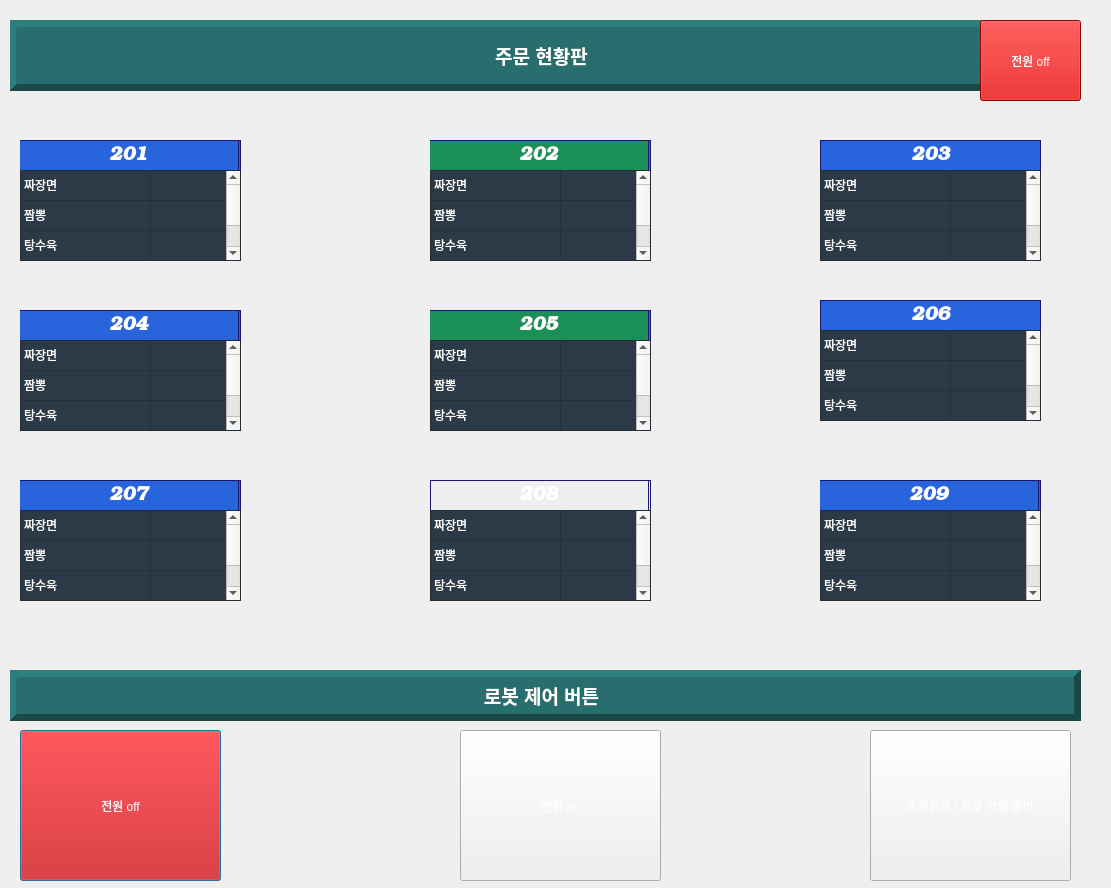
<?xml version="1.0" encoding="UTF-8"?>
<ui version="4.0">
 <class>Dialog</class>
 <widget class="QDialog" name="Dialog">
  <property name="geometry">
   <rect>
    <x>0</x>
    <y>0</y>
    <width>1111</width>
    <height>888</height>
   </rect>
  </property>
  <property name="windowTitle">
   <string>Dialog</string>
  </property>
  <property name="styleSheet">
   <string notr="true">QTableWidget::item {
    color: rgb(255, 255, 255);
}
</string>
  </property>
  <widget class="QWidget" name="widget" native="true">
   <property name="geometry">
    <rect>
     <x>0</x>
     <y>0</y>
     <width>1151</width>
     <height>891</height>
    </rect>
   </property>
   <property name="styleSheet">
    <string notr="true">
background-color: rgb(31, 38, 42);  /* 배경 색상 */


배경과 살짝 구분 가능 */
background-color: rgb(43, 57, 69)</string>
   </property>
   <widget class="QFrame" name="frame">
    <property name="geometry">
     <rect>
      <x>10</x>
      <y>20</y>
      <width>1061</width>
      <height>71</height>
     </rect>
    </property>
    <property name="styleSheet">
     <string notr="true">background-color: rgb(40, 110, 110);  /* 베이지 색 */
</string>
    </property>
    <property name="frameShape">
     <enum>QFrame::Panel</enum>
    </property>
    <property name="frameShadow">
     <enum>QFrame::Raised</enum>
    </property>
    <property name="lineWidth">
     <number>7</number>
    </property>
    <property name="midLineWidth">
     <number>2</number>
    </property>
    <widget class="QLabel" name="label">
     <property name="geometry">
      <rect>
       <x>6</x>
       <y>10</y>
       <width>1051</width>
       <height>51</height>
      </rect>
     </property>
     <property name="font">
      <font>
       <pointsize>14</pointsize>
       <weight>75</weight>
       <bold>true</bold>
      </font>
     </property>
     <property name="styleSheet">
      <string notr="true">QLabel {
    color: rgb(255, 255, 255);
}

</string>
     </property>
     <property name="text">
      <string>주문 현황판</string>
     </property>
     <property name="alignment">
      <set>Qt::AlignCenter</set>
     </property>
    </widget>
   </widget>
   <widget class="QFrame" name="frame_61">
    <property name="geometry">
     <rect>
      <x>20</x>
      <y>140</y>
      <width>221</width>
      <height>31</height>
     </rect>
    </property>
    <property name="styleSheet">
     <string notr="true">background-color: rgb(40, 100, 220);  /* 약간 짙은 파랑색 배경 */
color: rgb(255, 255, 255);          /* 흰색 글자 */
border: 0.5px solid rgb(25, 25, 112);  /* 매우 얇은 테두리, 배경과 거의 구별할 수 없음 */
</string>
    </property>
    <property name="frameShape">
     <enum>QFrame::StyledPanel</enum>
    </property>
    <property name="frameShadow">
     <enum>QFrame::Raised</enum>
    </property>
    <widget class="QLabel" name="label_101">
     <property name="geometry">
      <rect>
       <x>-2</x>
       <y>0</y>
       <width>221</width>
       <height>31</height>
      </rect>
     </property>
     <property name="font">
      <font>
       <family>URW Bookman</family>
       <pointsize>14</pointsize>
       <weight>75</weight>
       <italic>true</italic>
       <bold>true</bold>
      </font>
     </property>
     <property name="text">
      <string>201</string>
     </property>
     <property name="alignment">
      <set>Qt::AlignCenter</set>
     </property>
    </widget>
   </widget>
   <widget class="QTableWidget" name="tableWidget_2">
    <property name="geometry">
     <rect>
      <x>20</x>
      <y>170</y>
      <width>221</width>
      <height>91</height>
     </rect>
    </property>
    <property name="styleSheet">
     <string notr="true">QTableWidget {
    background-color: rgb(44, 58, 71);
}
</string>
    </property>
    <property name="horizontalScrollBarPolicy">
     <enum>Qt::ScrollBarAlwaysOff</enum>
    </property>
    <property name="sizeAdjustPolicy">
     <enum>QAbstractScrollArea::AdjustIgnored</enum>
    </property>
    <property name="rowCount">
     <number>3</number>
    </property>
    <property name="columnCount">
     <number>2</number>
    </property>
    <attribute name="horizontalHeaderVisible">
     <bool>false</bool>
    </attribute>
    <attribute name="horizontalHeaderMinimumSectionSize">
     <number>60</number>
    </attribute>
    <attribute name="horizontalHeaderDefaultSectionSize">
     <number>130</number>
    </attribute>
    <attribute name="verticalHeaderVisible">
     <bool>false</bool>
    </attribute>
    <attribute name="verticalHeaderHighlightSections">
     <bool>true</bool>
    </attribute>
    <row/>
    <row/>
    <row/>
    <column/>
    <column/>
    <item row="0" column="0">
     <property name="text">
      <string>짜장면</string>
     </property>
    </item>
    <item row="1" column="0">
     <property name="text">
      <string>짬뽕</string>
     </property>
    </item>
    <item row="2" column="0">
     <property name="text">
      <string>탕수육</string>
     </property>
    </item>
   </widget>
   <widget class="QFrame" name="frame_62">
    <property name="geometry">
     <rect>
      <x>430</x>
      <y>140</y>
      <width>221</width>
      <height>31</height>
     </rect>
    </property>
    <property name="styleSheet">
     <string notr="true">background-color: rgb(24,144,88)
;  /* 약간 짙은 파랑색 배경 */
color: rgb(255, 255, 255);          /* 흰색 글자 */
border: 0.5px solid rgb(25, 25, 112);  /* 매우 얇은 테두리, 배경과 거의 구별할 수 없음 */
</string>
    </property>
    <property name="frameShape">
     <enum>QFrame::StyledPanel</enum>
    </property>
    <property name="frameShadow">
     <enum>QFrame::Raised</enum>
    </property>
    <widget class="QLabel" name="label_104">
     <property name="geometry">
      <rect>
       <x>-2</x>
       <y>0</y>
       <width>221</width>
       <height>31</height>
      </rect>
     </property>
     <property name="font">
      <font>
       <family>URW Bookman</family>
       <pointsize>14</pointsize>
       <weight>75</weight>
       <italic>true</italic>
       <bold>true</bold>
      </font>
     </property>
     <property name="text">
      <string>202</string>
     </property>
     <property name="alignment">
      <set>Qt::AlignCenter</set>
     </property>
    </widget>
   </widget>
   <widget class="QTableWidget" name="tableWidget_3">
    <property name="geometry">
     <rect>
      <x>430</x>
      <y>170</y>
      <width>221</width>
      <height>91</height>
     </rect>
    </property>
    <property name="styleSheet">
     <string notr="true">QTableWidget {
    background-color: rgb(44, 58, 71);
}
</string>
    </property>
    <property name="horizontalScrollBarPolicy">
     <enum>Qt::ScrollBarAlwaysOff</enum>
    </property>
    <property name="sizeAdjustPolicy">
     <enum>QAbstractScrollArea::AdjustIgnored</enum>
    </property>
    <property name="rowCount">
     <number>3</number>
    </property>
    <property name="columnCount">
     <number>2</number>
    </property>
    <attribute name="horizontalHeaderVisible">
     <bool>false</bool>
    </attribute>
    <attribute name="horizontalHeaderMinimumSectionSize">
     <number>60</number>
    </attribute>
    <attribute name="horizontalHeaderDefaultSectionSize">
     <number>130</number>
    </attribute>
    <attribute name="verticalHeaderVisible">
     <bool>false</bool>
    </attribute>
    <attribute name="verticalHeaderHighlightSections">
     <bool>true</bool>
    </attribute>
    <row/>
    <row/>
    <row/>
    <column/>
    <column/>
    <item row="0" column="0">
     <property name="text">
      <string>짜장면</string>
     </property>
    </item>
    <item row="1" column="0">
     <property name="text">
      <string>짬뽕</string>
     </property>
    </item>
    <item row="2" column="0">
     <property name="text">
      <string>탕수육</string>
     </property>
    </item>
   </widget>
   <widget class="QFrame" name="frame_63">
    <property name="geometry">
     <rect>
      <x>820</x>
      <y>140</y>
      <width>221</width>
      <height>31</height>
     </rect>
    </property>
    <property name="styleSheet">
     <string notr="true">background-color: rgb(40, 100, 220);  /* 약간 짙은 파랑색 배경 */
color: rgb(255, 255, 255);          /* 흰색 글자 */
border: 0.5px solid rgb(25, 25, 112);  /* 매우 얇은 테두리, 배경과 거의 구별할 수 없음 */
</string>
    </property>
    <property name="frameShape">
     <enum>QFrame::StyledPanel</enum>
    </property>
    <property name="frameShadow">
     <enum>QFrame::Raised</enum>
    </property>
    <widget class="QLabel" name="label_105">
     <property name="geometry">
      <rect>
       <x>0</x>
       <y>0</y>
       <width>221</width>
       <height>31</height>
      </rect>
     </property>
     <property name="font">
      <font>
       <family>URW Bookman</family>
       <pointsize>14</pointsize>
       <weight>75</weight>
       <italic>true</italic>
       <bold>true</bold>
      </font>
     </property>
     <property name="text">
      <string>203</string>
     </property>
     <property name="alignment">
      <set>Qt::AlignCenter</set>
     </property>
    </widget>
   </widget>
   <widget class="QTableWidget" name="tableWidget_4">
    <property name="geometry">
     <rect>
      <x>820</x>
      <y>170</y>
      <width>221</width>
      <height>91</height>
     </rect>
    </property>
    <property name="styleSheet">
     <string notr="true">QTableWidget {
    background-color: rgb(44, 58, 71);
}
</string>
    </property>
    <property name="horizontalScrollBarPolicy">
     <enum>Qt::ScrollBarAlwaysOff</enum>
    </property>
    <property name="sizeAdjustPolicy">
     <enum>QAbstractScrollArea::AdjustIgnored</enum>
    </property>
    <property name="rowCount">
     <number>3</number>
    </property>
    <property name="columnCount">
     <number>2</number>
    </property>
    <attribute name="horizontalHeaderVisible">
     <bool>false</bool>
    </attribute>
    <attribute name="horizontalHeaderMinimumSectionSize">
     <number>60</number>
    </attribute>
    <attribute name="horizontalHeaderDefaultSectionSize">
     <number>130</number>
    </attribute>
    <attribute name="verticalHeaderVisible">
     <bool>false</bool>
    </attribute>
    <attribute name="verticalHeaderHighlightSections">
     <bool>true</bool>
    </attribute>
    <row/>
    <row/>
    <row/>
    <column/>
    <column/>
    <item row="0" column="0">
     <property name="text">
      <string>짜장면</string>
     </property>
    </item>
    <item row="1" column="0">
     <property name="text">
      <string>짬뽕</string>
     </property>
    </item>
    <item row="2" column="0">
     <property name="text">
      <string>탕수육</string>
     </property>
    </item>
   </widget>
   <widget class="QFrame" name="frame_64">
    <property name="geometry">
     <rect>
      <x>20</x>
      <y>310</y>
      <width>221</width>
      <height>31</height>
     </rect>
    </property>
    <property name="styleSheet">
     <string notr="true">background-color: rgb(40, 100, 220);  /* 약간 짙은 파랑색 배경 */
color: rgb(255, 255, 255);          /* 흰색 글자 */
border: 0.5px solid rgb(25, 25, 112);  /* 매우 얇은 테두리, 배경과 거의 구별할 수 없음 */
</string>
    </property>
    <property name="frameShape">
     <enum>QFrame::StyledPanel</enum>
    </property>
    <property name="frameShadow">
     <enum>QFrame::Raised</enum>
    </property>
    <widget class="QLabel" name="label_106">
     <property name="geometry">
      <rect>
       <x>-2</x>
       <y>0</y>
       <width>221</width>
       <height>31</height>
      </rect>
     </property>
     <property name="font">
      <font>
       <family>URW Bookman</family>
       <pointsize>14</pointsize>
       <weight>75</weight>
       <italic>true</italic>
       <bold>true</bold>
      </font>
     </property>
     <property name="text">
      <string>204</string>
     </property>
     <property name="alignment">
      <set>Qt::AlignCenter</set>
     </property>
    </widget>
   </widget>
   <widget class="QTableWidget" name="tableWidget_5">
    <property name="geometry">
     <rect>
      <x>20</x>
      <y>340</y>
      <width>221</width>
      <height>91</height>
     </rect>
    </property>
    <property name="styleSheet">
     <string notr="true">QTableWidget {
    background-color: rgb(44, 58, 71);
}
</string>
    </property>
    <property name="horizontalScrollBarPolicy">
     <enum>Qt::ScrollBarAlwaysOff</enum>
    </property>
    <property name="sizeAdjustPolicy">
     <enum>QAbstractScrollArea::AdjustIgnored</enum>
    </property>
    <property name="rowCount">
     <number>3</number>
    </property>
    <property name="columnCount">
     <number>2</number>
    </property>
    <attribute name="horizontalHeaderVisible">
     <bool>false</bool>
    </attribute>
    <attribute name="horizontalHeaderMinimumSectionSize">
     <number>60</number>
    </attribute>
    <attribute name="horizontalHeaderDefaultSectionSize">
     <number>130</number>
    </attribute>
    <attribute name="verticalHeaderVisible">
     <bool>false</bool>
    </attribute>
    <attribute name="verticalHeaderHighlightSections">
     <bool>true</bool>
    </attribute>
    <row/>
    <row/>
    <row/>
    <column/>
    <column/>
    <item row="0" column="0">
     <property name="text">
      <string>짜장면</string>
     </property>
    </item>
    <item row="1" column="0">
     <property name="text">
      <string>짬뽕</string>
     </property>
    </item>
    <item row="2" column="0">
     <property name="text">
      <string>탕수육</string>
     </property>
    </item>
   </widget>
   <widget class="QFrame" name="frame_65">
    <property name="geometry">
     <rect>
      <x>430</x>
      <y>310</y>
      <width>221</width>
      <height>31</height>
     </rect>
    </property>
    <property name="styleSheet">
     <string notr="true">background-color: rgb(24,144,88);  /* 약간 짙은 파랑색 배경 */
color: rgb(255, 255, 255);          /* 흰색 글자 */
border: 0.5px solid rgb(25, 25, 112);  /* 매우 얇은 테두리, 배경과 거의 구별할 수 없음 */
</string>
    </property>
    <property name="frameShape">
     <enum>QFrame::StyledPanel</enum>
    </property>
    <property name="frameShadow">
     <enum>QFrame::Raised</enum>
    </property>
    <widget class="QLabel" name="label_107">
     <property name="geometry">
      <rect>
       <x>-2</x>
       <y>0</y>
       <width>221</width>
       <height>31</height>
      </rect>
     </property>
     <property name="font">
      <font>
       <family>URW Bookman</family>
       <pointsize>14</pointsize>
       <weight>75</weight>
       <italic>true</italic>
       <bold>true</bold>
      </font>
     </property>
     <property name="text">
      <string>205</string>
     </property>
     <property name="alignment">
      <set>Qt::AlignCenter</set>
     </property>
    </widget>
   </widget>
   <widget class="QTableWidget" name="tableWidget_6">
    <property name="geometry">
     <rect>
      <x>430</x>
      <y>340</y>
      <width>221</width>
      <height>91</height>
     </rect>
    </property>
    <property name="styleSheet">
     <string notr="true">QTableWidget {
    background-color: rgb(44, 58, 71);
}
</string>
    </property>
    <property name="horizontalScrollBarPolicy">
     <enum>Qt::ScrollBarAlwaysOff</enum>
    </property>
    <property name="sizeAdjustPolicy">
     <enum>QAbstractScrollArea::AdjustIgnored</enum>
    </property>
    <property name="rowCount">
     <number>3</number>
    </property>
    <property name="columnCount">
     <number>2</number>
    </property>
    <attribute name="horizontalHeaderVisible">
     <bool>false</bool>
    </attribute>
    <attribute name="horizontalHeaderMinimumSectionSize">
     <number>60</number>
    </attribute>
    <attribute name="horizontalHeaderDefaultSectionSize">
     <number>130</number>
    </attribute>
    <attribute name="verticalHeaderVisible">
     <bool>false</bool>
    </attribute>
    <attribute name="verticalHeaderHighlightSections">
     <bool>true</bool>
    </attribute>
    <row/>
    <row/>
    <row/>
    <column/>
    <column/>
    <item row="0" column="0">
     <property name="text">
      <string>짜장면</string>
     </property>
    </item>
    <item row="1" column="0">
     <property name="text">
      <string>짬뽕</string>
     </property>
    </item>
    <item row="2" column="0">
     <property name="text">
      <string>탕수육</string>
     </property>
    </item>
   </widget>
   <widget class="QFrame" name="frame_66">
    <property name="geometry">
     <rect>
      <x>820</x>
      <y>300</y>
      <width>221</width>
      <height>31</height>
     </rect>
    </property>
    <property name="styleSheet">
     <string notr="true">background-color: rgb(40, 100, 220);  /* 약간 짙은 파랑색 배경 */
color: rgb(255, 255, 255);          /* 흰색 글자 */
border: 0.5px solid rgb(25, 25, 112);  /* 매우 얇은 테두리, 배경과 거의 구별할 수 없음 */
</string>
    </property>
    <property name="frameShape">
     <enum>QFrame::StyledPanel</enum>
    </property>
    <property name="frameShadow">
     <enum>QFrame::Raised</enum>
    </property>
    <widget class="QLabel" name="label_109">
     <property name="geometry">
      <rect>
       <x>0</x>
       <y>0</y>
       <width>221</width>
       <height>31</height>
      </rect>
     </property>
     <property name="font">
      <font>
       <family>URW Bookman</family>
       <pointsize>14</pointsize>
       <weight>75</weight>
       <italic>true</italic>
       <bold>true</bold>
      </font>
     </property>
     <property name="text">
      <string>206</string>
     </property>
     <property name="alignment">
      <set>Qt::AlignCenter</set>
     </property>
    </widget>
   </widget>
   <widget class="QTableWidget" name="tableWidget_7">
    <property name="geometry">
     <rect>
      <x>820</x>
      <y>330</y>
      <width>221</width>
      <height>91</height>
     </rect>
    </property>
    <property name="styleSheet">
     <string notr="true">QTableWidget {
    background-color: rgb(44, 58, 71);
}
</string>
    </property>
    <property name="horizontalScrollBarPolicy">
     <enum>Qt::ScrollBarAlwaysOff</enum>
    </property>
    <property name="sizeAdjustPolicy">
     <enum>QAbstractScrollArea::AdjustIgnored</enum>
    </property>
    <property name="rowCount">
     <number>3</number>
    </property>
    <property name="columnCount">
     <number>2</number>
    </property>
    <attribute name="horizontalHeaderVisible">
     <bool>false</bool>
    </attribute>
    <attribute name="horizontalHeaderMinimumSectionSize">
     <number>60</number>
    </attribute>
    <attribute name="horizontalHeaderDefaultSectionSize">
     <number>130</number>
    </attribute>
    <attribute name="verticalHeaderVisible">
     <bool>false</bool>
    </attribute>
    <attribute name="verticalHeaderHighlightSections">
     <bool>true</bool>
    </attribute>
    <row/>
    <row/>
    <row/>
    <column/>
    <column/>
    <item row="0" column="0">
     <property name="text">
      <string>짜장면</string>
     </property>
    </item>
    <item row="1" column="0">
     <property name="text">
      <string>짬뽕</string>
     </property>
    </item>
    <item row="2" column="0">
     <property name="text">
      <string>탕수육</string>
     </property>
    </item>
   </widget>
   <widget class="QFrame" name="frame_67">
    <property name="geometry">
     <rect>
      <x>20</x>
      <y>480</y>
      <width>221</width>
      <height>31</height>
     </rect>
    </property>
    <property name="styleSheet">
     <string notr="true">background-color: rgb(40, 100, 220);  /* 약간 짙은 파랑색 배경 */
color: rgb(255, 255, 255);          /* 흰색 글자 */
border: 0.5px solid rgb(25, 25, 112);  /* 매우 얇은 테두리, 배경과 거의 구별할 수 없음 */
</string>
    </property>
    <property name="frameShape">
     <enum>QFrame::StyledPanel</enum>
    </property>
    <property name="frameShadow">
     <enum>QFrame::Raised</enum>
    </property>
    <widget class="QLabel" name="label_110">
     <property name="geometry">
      <rect>
       <x>-2</x>
       <y>0</y>
       <width>221</width>
       <height>31</height>
      </rect>
     </property>
     <property name="font">
      <font>
       <family>URW Bookman</family>
       <pointsize>14</pointsize>
       <weight>75</weight>
       <italic>true</italic>
       <bold>true</bold>
      </font>
     </property>
     <property name="text">
      <string>207</string>
     </property>
     <property name="alignment">
      <set>Qt::AlignCenter</set>
     </property>
    </widget>
   </widget>
   <widget class="QTableWidget" name="tableWidget_8">
    <property name="geometry">
     <rect>
      <x>20</x>
      <y>510</y>
      <width>221</width>
      <height>91</height>
     </rect>
    </property>
    <property name="styleSheet">
     <string notr="true">QTableWidget {
    background-color: rgb(44, 58, 71);
}
</string>
    </property>
    <property name="horizontalScrollBarPolicy">
     <enum>Qt::ScrollBarAlwaysOff</enum>
    </property>
    <property name="sizeAdjustPolicy">
     <enum>QAbstractScrollArea::AdjustIgnored</enum>
    </property>
    <property name="rowCount">
     <number>3</number>
    </property>
    <property name="columnCount">
     <number>2</number>
    </property>
    <attribute name="horizontalHeaderVisible">
     <bool>false</bool>
    </attribute>
    <attribute name="horizontalHeaderMinimumSectionSize">
     <number>60</number>
    </attribute>
    <attribute name="horizontalHeaderDefaultSectionSize">
     <number>130</number>
    </attribute>
    <attribute name="verticalHeaderVisible">
     <bool>false</bool>
    </attribute>
    <attribute name="verticalHeaderHighlightSections">
     <bool>true</bool>
    </attribute>
    <row/>
    <row/>
    <row/>
    <column/>
    <column/>
    <item row="0" column="0">
     <property name="text">
      <string>짜장면</string>
     </property>
    </item>
    <item row="1" column="0">
     <property name="text">
      <string>짬뽕</string>
     </property>
    </item>
    <item row="2" column="0">
     <property name="text">
      <string>탕수육</string>
     </property>
    </item>
   </widget>
   <widget class="QFrame" name="frame_68">
    <property name="geometry">
     <rect>
      <x>430</x>
      <y>480</y>
      <width>221</width>
      <height>31</height>
     </rect>
    </property>
    <property name="styleSheet">
     <string notr="true">background-color: rgb(24, 144, 88
);  /* 약간 짙은 파랑색 배경 */
color: rgb(255, 255, 255);          /* 흰색 글자 */
border: 0.5px solid rgb(25, 25, 112);  /* 매우 얇은 테두리, 배경과 거의 구별할 수 없음 */
</string>
    </property>
    <property name="frameShape">
     <enum>QFrame::StyledPanel</enum>
    </property>
    <property name="frameShadow">
     <enum>QFrame::Raised</enum>
    </property>
    <widget class="QLabel" name="label_111">
     <property name="geometry">
      <rect>
       <x>-2</x>
       <y>0</y>
       <width>221</width>
       <height>31</height>
      </rect>
     </property>
     <property name="font">
      <font>
       <family>URW Bookman</family>
       <pointsize>14</pointsize>
       <weight>75</weight>
       <italic>true</italic>
       <bold>true</bold>
      </font>
     </property>
     <property name="text">
      <string>208</string>
     </property>
     <property name="alignment">
      <set>Qt::AlignCenter</set>
     </property>
    </widget>
   </widget>
   <widget class="QTableWidget" name="tableWidget_9">
    <property name="geometry">
     <rect>
      <x>430</x>
      <y>510</y>
      <width>221</width>
      <height>91</height>
     </rect>
    </property>
    <property name="styleSheet">
     <string notr="true">QTableWidget {
    background-color: rgb(44, 58, 71);
}
</string>
    </property>
    <property name="horizontalScrollBarPolicy">
     <enum>Qt::ScrollBarAlwaysOff</enum>
    </property>
    <property name="sizeAdjustPolicy">
     <enum>QAbstractScrollArea::AdjustIgnored</enum>
    </property>
    <property name="rowCount">
     <number>3</number>
    </property>
    <property name="columnCount">
     <number>2</number>
    </property>
    <attribute name="horizontalHeaderVisible">
     <bool>false</bool>
    </attribute>
    <attribute name="horizontalHeaderMinimumSectionSize">
     <number>60</number>
    </attribute>
    <attribute name="horizontalHeaderDefaultSectionSize">
     <number>130</number>
    </attribute>
    <attribute name="verticalHeaderVisible">
     <bool>false</bool>
    </attribute>
    <attribute name="verticalHeaderHighlightSections">
     <bool>true</bool>
    </attribute>
    <row/>
    <row/>
    <row/>
    <column/>
    <column/>
    <item row="0" column="0">
     <property name="text">
      <string>짜장면</string>
     </property>
    </item>
    <item row="1" column="0">
     <property name="text">
      <string>짬뽕</string>
     </property>
    </item>
    <item row="2" column="0">
     <property name="text">
      <string>탕수육</string>
     </property>
    </item>
   </widget>
   <widget class="QFrame" name="frame_69">
    <property name="geometry">
     <rect>
      <x>820</x>
      <y>480</y>
      <width>221</width>
      <height>31</height>
     </rect>
    </property>
    <property name="styleSheet">
     <string notr="true">background-color: rgb(40, 100, 220);  /* 약간 짙은 파랑색 배경 */
color: rgb(255, 255, 255);          /* 흰색 글자 */
border: 0.5px solid rgb(25, 25, 112);  /* 매우 얇은 테두리, 배경과 거의 구별할 수 없음 */
</string>
    </property>
    <property name="frameShape">
     <enum>QFrame::StyledPanel</enum>
    </property>
    <property name="frameShadow">
     <enum>QFrame::Raised</enum>
    </property>
    <widget class="QLabel" name="label_112">
     <property name="geometry">
      <rect>
       <x>-2</x>
       <y>0</y>
       <width>221</width>
       <height>31</height>
      </rect>
     </property>
     <property name="font">
      <font>
       <family>URW Bookman</family>
       <pointsize>14</pointsize>
       <weight>75</weight>
       <italic>true</italic>
       <bold>true</bold>
      </font>
     </property>
     <property name="text">
      <string>209</string>
     </property>
     <property name="alignment">
      <set>Qt::AlignCenter</set>
     </property>
    </widget>
   </widget>
   <widget class="QTableWidget" name="tableWidget_10">
    <property name="geometry">
     <rect>
      <x>820</x>
      <y>510</y>
      <width>221</width>
      <height>91</height>
     </rect>
    </property>
    <property name="styleSheet">
     <string notr="true">QTableWidget {
    background-color: rgb(44, 58, 71);
}
</string>
    </property>
    <property name="horizontalScrollBarPolicy">
     <enum>Qt::ScrollBarAlwaysOff</enum>
    </property>
    <property name="sizeAdjustPolicy">
     <enum>QAbstractScrollArea::AdjustIgnored</enum>
    </property>
    <property name="rowCount">
     <number>3</number>
    </property>
    <property name="columnCount">
     <number>2</number>
    </property>
    <attribute name="horizontalHeaderVisible">
     <bool>false</bool>
    </attribute>
    <attribute name="horizontalHeaderMinimumSectionSize">
     <number>60</number>
    </attribute>
    <attribute name="horizontalHeaderDefaultSectionSize">
     <number>130</number>
    </attribute>
    <attribute name="verticalHeaderVisible">
     <bool>false</bool>
    </attribute>
    <attribute name="verticalHeaderHighlightSections">
     <bool>true</bool>
    </attribute>
    <row/>
    <row/>
    <row/>
    <column/>
    <column/>
    <item row="0" column="0">
     <property name="text">
      <string>짜장면</string>
     </property>
    </item>
    <item row="1" column="0">
     <property name="text">
      <string>짬뽕</string>
     </property>
    </item>
    <item row="2" column="0">
     <property name="text">
      <string>탕수육</string>
     </property>
    </item>
   </widget>
   <widget class="QPushButton" name="pushButton">
    <property name="geometry">
     <rect>
      <x>20</x>
      <y>730</y>
      <width>201</width>
      <height>151</height>
     </rect>
    </property>
    <property name="styleSheet">
     <string notr="true">QPushButton {
    background-color: rgb(204, 0, 0);
    color: white;
}

</string>
    </property>
    <property name="text">
     <string>전원 off</string>
    </property>
   </widget>
   <widget class="QPushButton" name="pushButton_2">
    <property name="geometry">
     <rect>
      <x>460</x>
      <y>730</y>
      <width>201</width>
      <height>151</height>
     </rect>
    </property>
    <property name="styleSheet">
     <string notr="true">QPushButton {
    background-color: rgb(0, 204
, 0);
    color: white;
}

</string>
    </property>
    <property name="text">
     <string>전원 on</string>
    </property>
   </widget>
   <widget class="QPushButton" name="pushButton_3">
    <property name="geometry">
     <rect>
      <x>870</x>
      <y>730</y>
      <width>201</width>
      <height>151</height>
     </rect>
    </property>
    <property name="styleSheet">
     <string notr="true">QPushButton {
    background-color: rgb(0, 0, 204
);
    color: white;
}

</string>
    </property>
    <property name="text">
     <string>조리완료 / 로봇 서빙 준비</string>
    </property>
   </widget>
   <widget class="QFrame" name="frame_2">
    <property name="geometry">
     <rect>
      <x>10</x>
      <y>670</y>
      <width>1071</width>
      <height>51</height>
     </rect>
    </property>
    <property name="styleSheet">
     <string notr="true">background-color: rgb(40, 110, 110);  /* 베이지 색 */
</string>
    </property>
    <property name="frameShape">
     <enum>QFrame::Panel</enum>
    </property>
    <property name="frameShadow">
     <enum>QFrame::Raised</enum>
    </property>
    <property name="lineWidth">
     <number>7</number>
    </property>
    <property name="midLineWidth">
     <number>2</number>
    </property>
    <widget class="QLabel" name="label_2">
     <property name="geometry">
      <rect>
       <x>6</x>
       <y>10</y>
       <width>1051</width>
       <height>31</height>
      </rect>
     </property>
     <property name="font">
      <font>
       <pointsize>14</pointsize>
       <weight>75</weight>
       <bold>true</bold>
      </font>
     </property>
     <property name="styleSheet">
      <string notr="true">QLabel {
    color: rgb(255, 255, 255);
}

</string>
     </property>
     <property name="text">
      <string>로봇 제어 버튼</string>
     </property>
     <property name="alignment">
      <set>Qt::AlignCenter</set>
     </property>
    </widget>
   </widget>
   <widget class="QPushButton" name="pushButton_7">
    <property name="geometry">
     <rect>
      <x>980</x>
      <y>20</y>
      <width>101</width>
      <height>81</height>
     </rect>
    </property>
    <property name="styleSheet">
     <string notr="true">QPushButton {
    background-color: rgb(204, 0, 0);
    color: white;
}

</string>
    </property>
    <property name="text">
     <string>전원 off</string>
    </property>
   </widget>
  </widget>
 </widget>
 <resources/>
 <connections/>
</ui>
